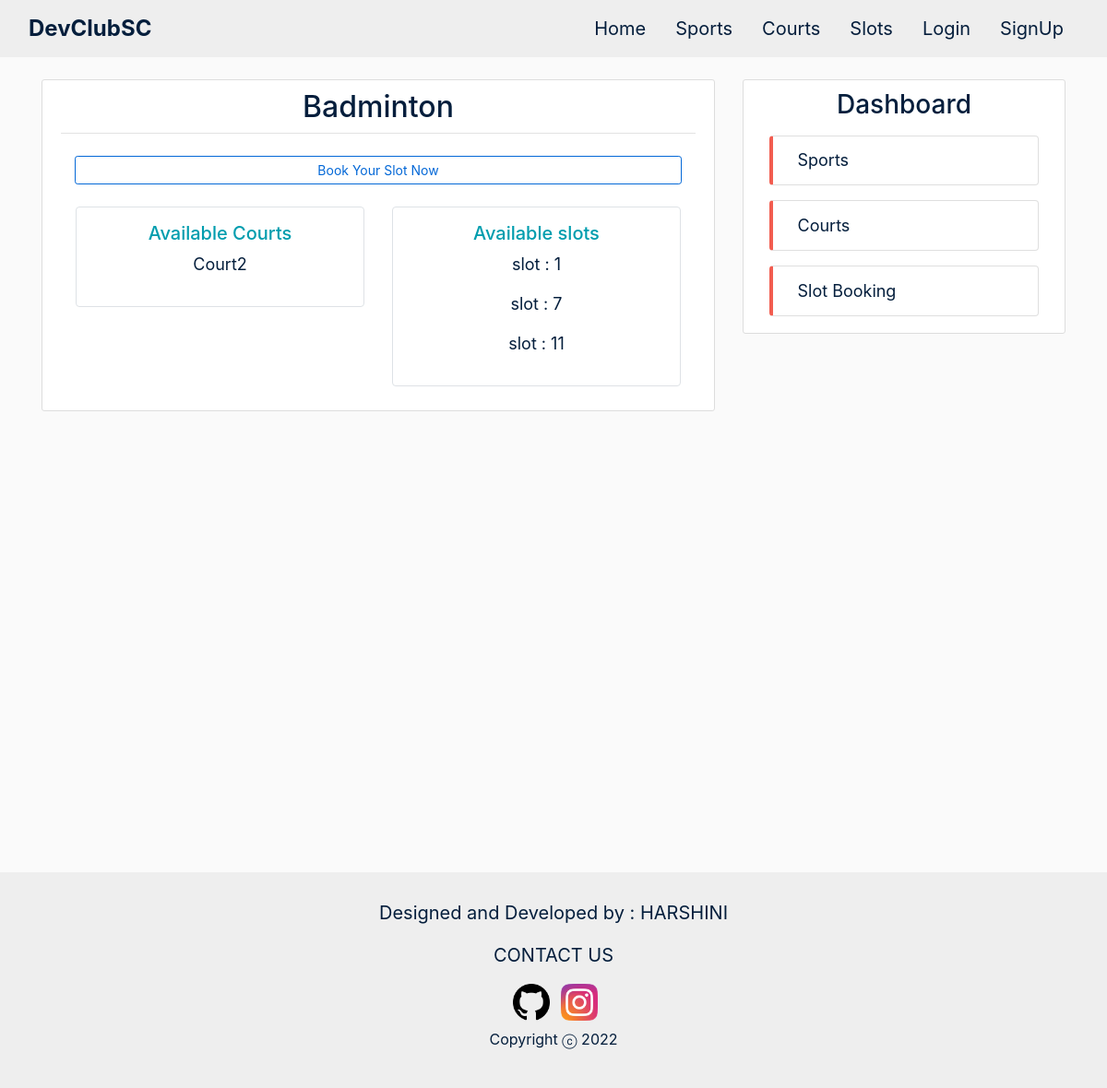
The page /sports/2/ on the database as committed earlier.
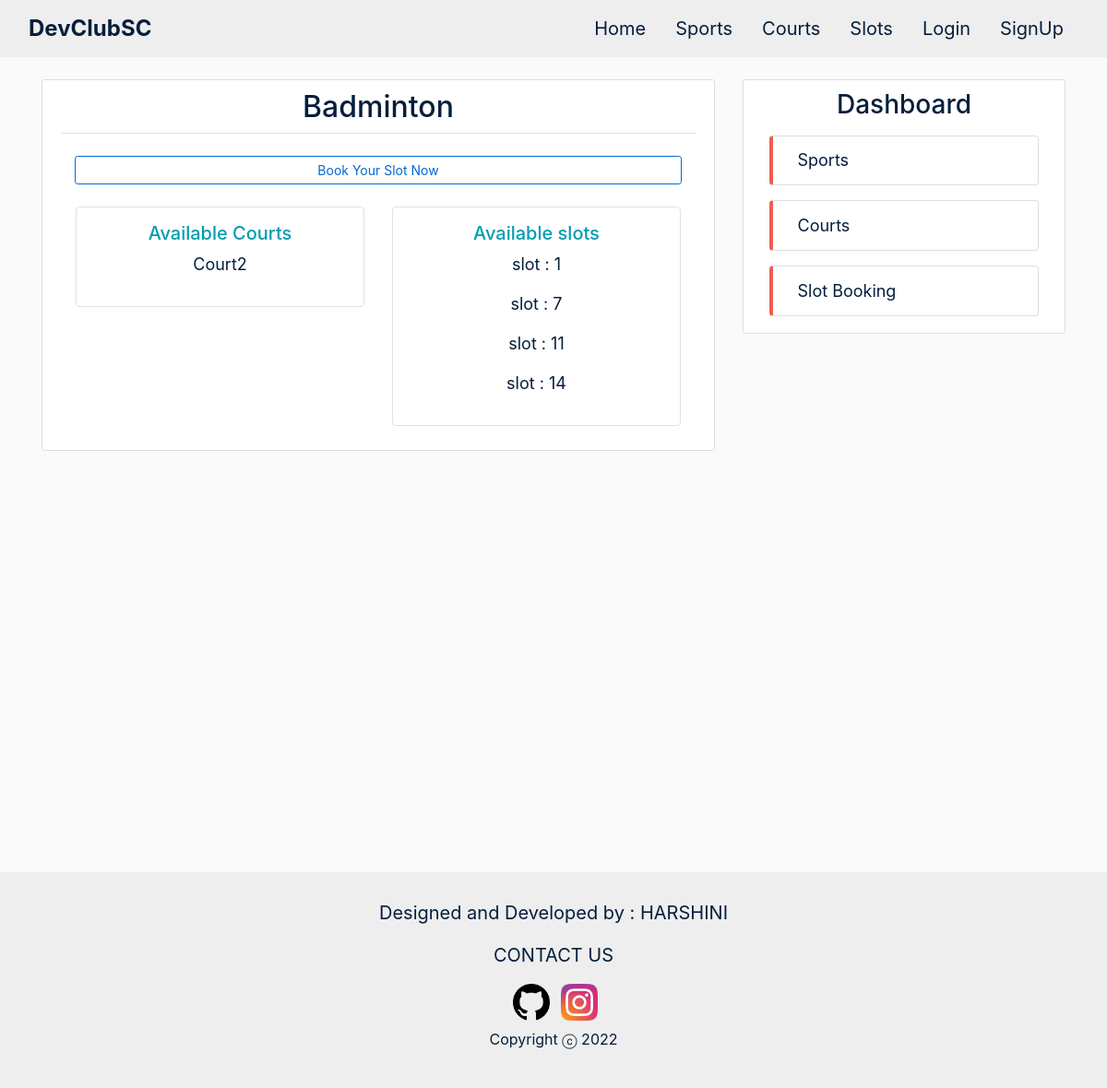
The same page on the database as committed later.
### courts/models.py (models this page shows, shortened)
class Court(models.Model):
    name = models.CharField(max_length=100)
    capacity = models.IntegerField()

### sports/models.py (models this page shows, shortened)
class Slot(models.Model):
    sport = models.ForeignKey(Sport, on_delete=models.CASCADE, default='')
    court = models.ForeignKey(Court, on_delete=models.CASCADE, default='')
    date = models.DateField()
    start_time = models.TimeField()
    end_time = models.TimeField()

### sports/views.py (the view)
# urls.py: path('sports/<int:pk>/', SportDetailView.as_view(), name='sports-detail'),
class SportDetailView(DetailView):
    model = Sport
    context_object_name = 'sport'
    extra_context = {'staffs': Staff.objects.all(), 'slots': Slot.objects.all(), 'today': datetime.date.today()}

### sports/templates/sports/sport_detail.html (shortened to what this page needs)
{% extends 'sports/base.html' %}
{% block content %}
    <article class="media content-section">
        <div class="media-body">
            <div class="article-metadata">
                <h2 class="article-title sport-detail-title">{{ sport.name }}</h2>
            </div>
            <div class="col-md-12 my-4 mx-0">
                <a
                  class="btn btn-outline btn-block btn-sm mt-1 mb-1"
                  href="{% url 'sport-slots' sport.name %}"
                  >Book Your Slot Now</a
                >
            </div>
            <div class="row">
                <div class="col-md-6">
                    <div class=' border rounded ml-3 py-3 mb-3'>
                        <h5 class="centre-text side-header mb-2">Available Courts</h5>
                        {% for court in sport.courts.all %}
                            <p class='centre-text'><a class="small-text small-a" href="{% url 'courts-detail' court.id %}">{{ court.name }}</a></p>
                        {% endfor %}
                    </div>
                </div>
                <div class="col-md-6">
                    <div class=' border rounded mr-3 py-3 mb-3'>
                        <h5 class="centre-text side-header mb-2">Available slots</h5>
                        {% for slot in slots %}
                            {% if slot.sport == sport %}
                                <p class='centre-text'><a class="small-text small-a" href="{% url 'slots-detail' slot.id %}">slot : {{ slot.id }}</a></p>
                            {% endif %}
                        {% endfor %}
                    </div>
                </div>
            </div>
        </div>
    </article>
{% endblock content %}

Rows that differ between the two databases and show on the page:
added Slot: id "14"
